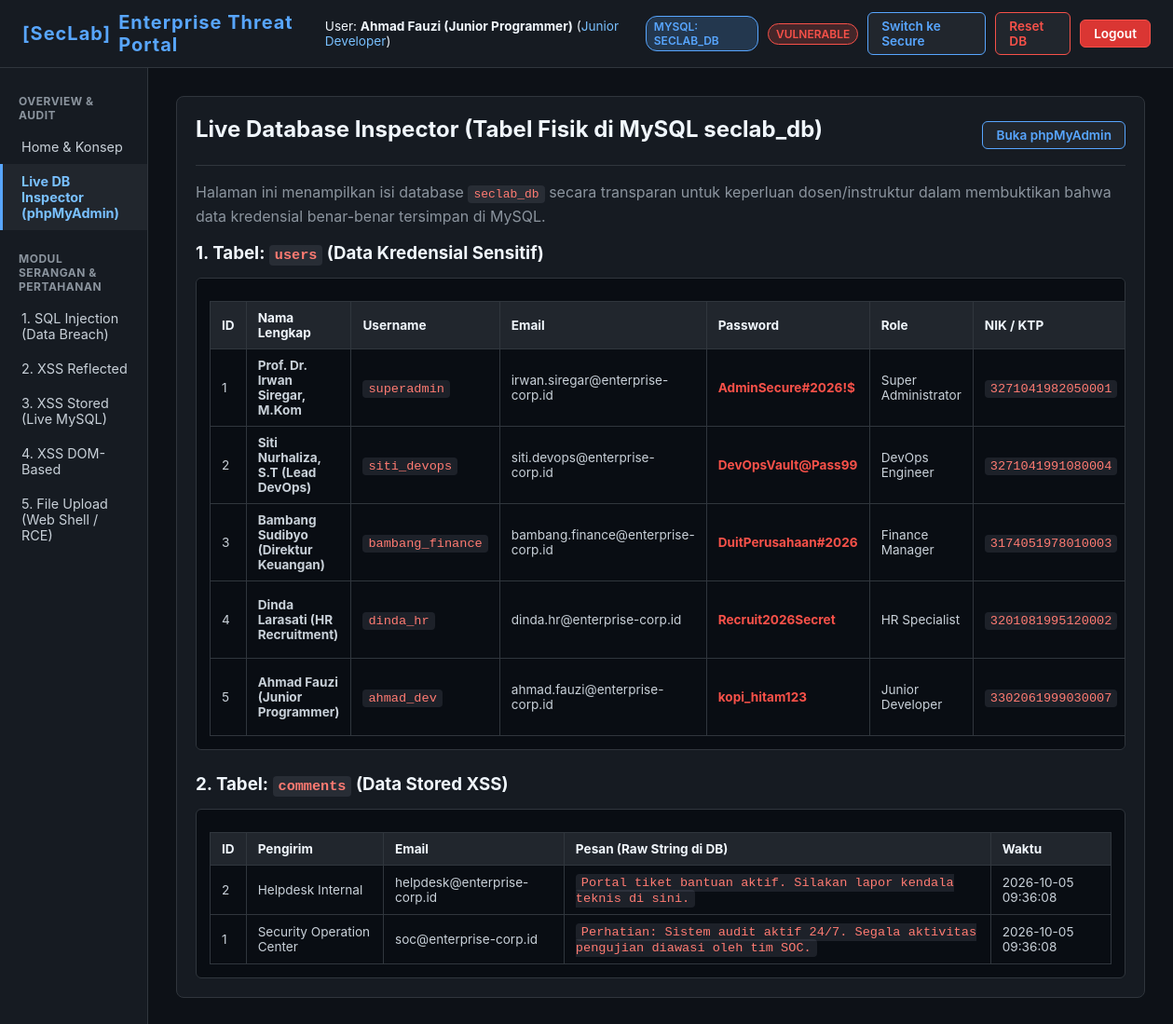
/index.php?page=db_inspector (signed in), run on the app's committed database.
### tables this page shows
CREATE TABLE `users` (
  `id` INT(11) NOT NULL AUTO_INCREMENT,
  `fullname` VARCHAR(150) NOT NULL,
  `username` VARCHAR(80) NOT NULL UNIQUE,
  `email` VARCHAR(120) NOT NULL,
  `password` VARCHAR(255) NOT NULL,
  `role` VARCHAR(50) NOT NULL,
  `nik_ktp` VARCHAR(20) NOT NULL,
  `credit_card` VARCHAR(25) NOT NULL,
  `salary` BIGINT(20) NOT NULL,
  `api_secret_key` VARCHAR(100) NOT NULL,
  PRIMARY KEY (`id`)
);

CREATE TABLE `comments` (
  `id` INT(11) NOT NULL AUTO_INCREMENT,
  `author` VARCHAR(100) NOT NULL,
  `email` VARCHAR(120) NOT NULL,
  `message` TEXT NOT NULL,
  `ip_address` VARCHAR(45) NOT NULL DEFAULT '127.0.0.1',
  `created_at` TIMESTAMP NOT NULL DEFAULT CURRENT_TIMESTAMP,
  PRIMARY KEY (`id`)
);

### index.php (the view, shortened to what this page needs)
<?php
$db_host = '127.0.0.1';
$db_user = 'root';
$db_pass = '';
$db_name = 'seclab_db';
$mysqli = @new mysqli($db_host, $db_user, $db_pass);
if ($mysqli->connect_error) {
    $db_error = "Koneksi MySQL Gagal: " . $mysqli->connect_error . ". Pastikan modul MySQL di XAMPP sudah berstatus 'Running'.";
} else {
    $mysqli->query("CREATE DATABASE IF NOT EXISTS `$db_name` DEFAULT CHARACTER SET utf8mb4 COLLATE utf8mb4_unicode_ci");
}
$page = $_GET['page'] ?? 'home';
$mode = $_SESSION['sec_mode'];
?>
<!DOCTYPE html>
<html lang="id">
<head>
</head>
<body>
<header>
    <div class="logo">
        <span>[SecLab]</span> Enterprise Threat Portal
    </div>
    <div class="header-actions">
        <span style="font-size:0.85rem; color:#f0f6fc;">
            User: <strong><?= htmlspecialchars($_SESSION['fullname'] ?? $_SESSION['username'] ?? 'User') ?></strong>
            (<span style="color:#79c0ff;"><?= htmlspecialchars($_SESSION['role'] ?? 'Guest') ?></span>)
        </span>
        <span class="badge badge-mysql">MySQL: seclab_db</span>
        <span class="badge <?= $mode === 'vulnerable' ? 'badge-danger' : 'badge-success' ?>"><?= strtoupper($mode) ?></span>
        <a href="?page=<?= htmlspecialchars($page) ?>&toggle_mode=1" class="btn btn-mode">
            Switch ke <?= $mode === 'vulnerable' ? 'Secure' : 'Vulnerable' ?>
        </a>
        <a href="?action=reset_db" onclick="return confirm('Reset ulang isi database seclab_db dan file uploads?')" class="btn btn-danger">Reset DB</a>
        <a href="logout.php" class="btn" style="background:#da3633; color:#fff; border-color:#f85149;">Logout</a>
    </div>
</header>
<div class="container">
    <aside>
        <div class="nav-category">Overview & Audit</div>
        <a href="?page=home" class="nav-item <?= $page === 'home' ? 'active' : '' ?>">Home & Konsep</a>
        <a href="?page=db_inspector" class="nav-item <?= $page === 'db_inspector' ? 'active' : '' ?>" style="color:#79c0ff; font-weight:bold;">Live DB Inspector (phpMyAdmin)</a>
        <div class="nav-category" style="margin-top:15px;">Modul Serangan & Pertahanan</div>
        <a href="?page=sqli" class="nav-item <?= $page === 'sqli' ? 'active' : '' ?>">1. SQL Injection (Data Breach)</a>
        <a href="?page=xss_reflected" class="nav-item <?= $page === 'xss_reflected' ? 'active' : '' ?>">2. XSS Reflected</a>
        <a href="?page=xss_stored" class="nav-item <?= $page === 'xss_stored' ? 'active' : '' ?>">3. XSS Stored (Live MySQL)</a>
        <a href="?page=xss_dom" class="nav-item <?= $page === 'xss_dom' ? 'active' : '' ?>">4. XSS DOM-Based</a>
        <a href="?page=upload" class="nav-item <?= $page === 'upload' ? 'active' : '' ?>">5. File Upload (Web Shell / RCE)</a>
    </aside>
    <main>
        <?php
        if ($page === 'home'): ?>
            <div class="card">
                <h2>SecLab - Real-World Data Breach Simulation</h2>
                <p>Laboratorium ini terhubung langsung ke database MySQL <strong><code>seclab_db</code></strong> di phpMyAdmin Anda. Data yang digunakan menyimulasikan data kredensial perusahaan nyata (NIK KTP, Gaji, Nomor Kartu Kredit, Password, dan API Secret Flag).</p>
                <div class="alert alert-info">
                    <strong>Status Sistem:</strong> Aplikasi terhubung aktif ke <strong>MySQL Server (localhost:3306 / seclab_db)</strong>.<br>
                    Anda dapat membuka <strong><a href="http://localhost/phpmyadmin" target="_blank" style="color:#58a6ff; text-decoration:underline;">http://localhost/phpmyadmin</a></strong> secara paralel untuk membandingkan data di phpMyAdmin dengan data yang diekstraksi melalui eksploitasi.
                </div>
                <h3>Tujuan Pembuktian Nyata:</h3>
                <ul style="margin-left: 20px; line-height: 1.8; color: var(--text);">
                    <li><strong>SQL Injection:</strong> Membuktikan bagaimana satu baris parameter tanpa sanitasi mampu membocorkan 100% data karyawan, NIK, kartu kredit, dan gaji dari database MySQL.</li>
                    <li><strong>Stored XSS:</strong> Membuktikan script malware tersimpan secara fisik di dalam tabel MySQL <code>comments</code> dan otomatis tereksekusi pada browser korban lain.</li>
                    <li><strong>Insecure File Upload:</strong> Membuktikan eksekusi Web Shell yang menembus direktori web server.</li>
                </ul>
            </div>
        <?php
        elseif ($page === 'db_inspector'):
            $users_res = $mysqli ? $mysqli->query("SELECT * FROM users") : null;
            $comments_res = $mysqli ? $mysqli->query("SELECT * FROM comments ORDER BY id DESC") : null;
        ?>
            <div class="card">
                <div class="card-header">
                    <h2>Live Database Inspector (Tabel Fisik di MySQL seclab_db)</h2>
                    <a href="http://localhost/phpmyadmin/index.php?route=/database/structure&db=seclab_db" target="_blank" class="btn btn-mode">Buka phpMyAdmin</a>
                </div>
                <p>Halaman ini menampilkan isi database <code>seclab_db</code> secara transparan untuk keperluan dosen/instruktur dalam membuktikan bahwa data kredensial benar-benar tersimpan di MySQL.</p>
                <h3>1. Tabel: <code>users</code> (Data Kredensial Sensitif)</h3>
                <div class="result-box">
                    <table>
                        <thead>
                            <tr>
                                <th>ID</th>
                                <th>Nama Lengkap</th>
                                <th>Username</th>
                                <th>Email</th>
                                <th>Password</th>
                                <th>Role</th>
                                <th>NIK / KTP</th>
                            </tr>
                        </thead>
                        <tbody>
                            <?php if ($users_res): while ($u = $users_res->fetch_assoc()): ?>
                                <tr>
                                    <td><?= $u['id'] ?></td>
                                    <td><strong><?= htmlspecialchars($u['fullname']) ?></strong></td>
                                    <td><code><?= htmlspecialchars($u['username']) ?></code></td>
                                    <td><?= htmlspecialchars($u['email']) ?></td>
                                    <td><span style="color:#f85149; font-weight:bold;"><?= htmlspecialchars($u['password']) ?></span></td>
                                    <td><?= htmlspecialchars($u['role']) ?></td>
                                    <td><code><?= htmlspecialchars($u['nik_ktp']) ?></code></td>
                                </tr>
                            <?php endwhile; endif; ?>
                        </tbody>
                    </table>
                </div>
                <h3 style="margin-top:25px;">2. Tabel: <code>comments</code> (Data Stored XSS)</h3>
                <div class="result-box">
                    <table>
                        <thead>
                            <tr><th>ID</th><th>Pengirim</th><th>Email</th><th>Pesan (Raw String di DB)</th><th>Waktu</th></tr>
                        </thead>
                        <tbody>
                            <?php if ($comments_res): while ($cm = $comments_res->fetch_assoc()): ?>
                                <tr>
                                    <td><?= $cm['id'] ?></td>
                                    <td><?= htmlspecialchars($cm['author']) ?></td>
                                    <td><?= htmlspecialchars($cm['email']) ?></td>
                                    <td><code><?= htmlspecialchars($cm['message']) ?></code></td>
                                    <td><?= $cm['created_at'] ?></td>
                                </tr>
                            <?php endwhile; endif; ?>
                        </tbody>
                    </table>
                </div>
            </div>
        <?php
        endif; ?>
    </main>
</div>
</body>
</html>

### index.php (style rules this page uses)
:root { --bg: #0d1117; --surface: #161b22; --surface-hover: #21262d; --border: #30363d; --text: #c9d1d9; --text-bright: #f0f6fc; --accent: #58a6ff; --danger: #f85149; --success: #3fb950; --warning: #d29922; --code-bg: #090d13; }
* { box-sizing: border-box; margin: 0; padding: 0; font-family: -apple-system, BlinkMacSystemFont, "Segoe UI", Roboto, monospace; }
body { background: var(--bg); color: var(--text); min-height: 100vh; display: flex; flex-direction: column; }
header { background: var(--surface); border-bottom: 1px solid var(--border); padding: 12px 24px; display: flex; justify-content: space-between; align-items: center; }
.logo { font-size: 1.25rem; font-weight: 700; color: var(--accent); letter-spacing: 1px; display:flex; align-items:center; gap:8px; }
.badge { font-size: 0.75rem; padding: 3px 8px; border-radius: 12px; font-weight: 600; text-transform: uppercase; }
.badge-danger { background: rgba(248, 81, 73, 0.2); color: var(--danger); border: 1px solid var(--danger); }
.badge-mysql { background: rgba(88, 166, 255, 0.2); color: var(--accent); border: 1px solid var(--accent); }
.header-actions { display: flex; gap: 10px; align-items: center; }
.btn { padding: 6px 14px; border-radius: 6px; font-size: 0.85rem; font-weight: 600; cursor: pointer; text-decoration: none; border: 1px solid var(--border); color: var(--text-bright); background: var(--surface-hover); transition: 0.2s; }
.btn-mode { border-color: var(--accent); color: var(--accent); }
.btn-danger { border-color: var(--danger); color: var(--danger); }
.container { display: flex; flex: 1; }
aside { width: 270px; background: var(--surface); border-right: 1px solid var(--border); padding: 20px 0; }
.nav-category { font-size: 0.75rem; text-transform: uppercase; color: #8b949e; padding: 8px 20px; font-weight: 700; letter-spacing: 0.5px; }
.nav-item { display: block; padding: 10px 20px; color: var(--text); text-decoration: none; font-size: 0.9rem; transition: 0.2s; border-left: 3px solid transparent; }
.nav-item.active { background: var(--surface-hover); color: var(--accent); border-left-color: var(--accent); font-weight: 600; }
main { flex: 1; padding: 30px; max-width: 1100px; }
h1, h2, h3 { color: var(--text-bright); margin-bottom: 12px; }
p { line-height: 1.6; margin-bottom: 15px; color: #8b949e; }
.card { background: var(--surface); border: 1px solid var(--border); border-radius: 8px; padding: 20px; margin-bottom: 24px; }
.card-header { border-bottom: 1px solid var(--border); padding-bottom: 12px; margin-bottom: 16px; display: flex; justify-content: space-between; align-items: center; }
.result-box { background: var(--code-bg); border: 1px solid var(--border); border-radius: 6px; padding: 14px; margin-top: 15px; overflow-x: auto; }
table { width: 100%; border-collapse: collapse; margin-top: 10px; font-size: 0.85rem; }
th, td { border: 1px solid var(--border); padding: 9px 12px; text-align: left; }
th { background: var(--surface-hover); color: var(--text-bright); }
code { font-family: monospace; background: rgba(110,118,129,0.2); padding: 2px 6px; border-radius: 4px; color: #ff7b72; }

### data on the page
users: id "1", fullname "Prof. Dr. Irwan Siregar, M.Kom", username "superadmin", email "irwan.siregar@enterprise-corp.id", password "AdminSecure#2026!$", role "Super Administrator", nik_ktp "3271041982050001"
users: id "2", fullname "Siti Nurhaliza, S.T (Lead DevOps)", username "siti_devops", email "siti.devops@enterprise-corp.id", password "DevOpsVault@Pass99", role "DevOps Engineer", nik_ktp "3271041991080004"
users: id "3", fullname "Bambang Sudibyo (Direktur Keuangan)", username "bambang_finance", email "bambang.finance@enterprise-corp.id", password "DuitPerusahaan#2026", role "Finance Manager", nik_ktp "3174051978010003"
users: id "4", fullname "Dinda Larasati (HR Recruitment)", username "dinda_hr", email "dinda.hr@enterprise-corp.id", password "Recruit2026Secret", role "HR Specialist", nik_ktp "3201081995120002"
users: id "5", fullname "Ahmad Fauzi (Junior Programmer)", username "ahmad_dev", email "ahmad.fauzi@enterprise-corp.id", password "kopi_hitam123", role "Junior Developer", nik_ktp "3302061999030007"
comments: id "2", author "Helpdesk Internal", email "helpdesk@enterprise-corp.id", message "Portal tiket bantuan aktif. Silakan lapor kendala teknis di sini.", created_at "2026-10-05 09:36:08"
comments: id "1", author "Security Operation Center", email "soc@enterprise-corp.id", message "Perhatian: Sistem audit aktif 24/7. Segala aktivitas pengujian diawasi oleh tim SOC.", created_at "2026-10-05 09:36:08"

### other printed values
$_SESSION['fullname'] "Ahmad Fauzi (Junior Programmer)"
$_SESSION['role'] "Junior Developer"
$mode "VULNERABLE"
